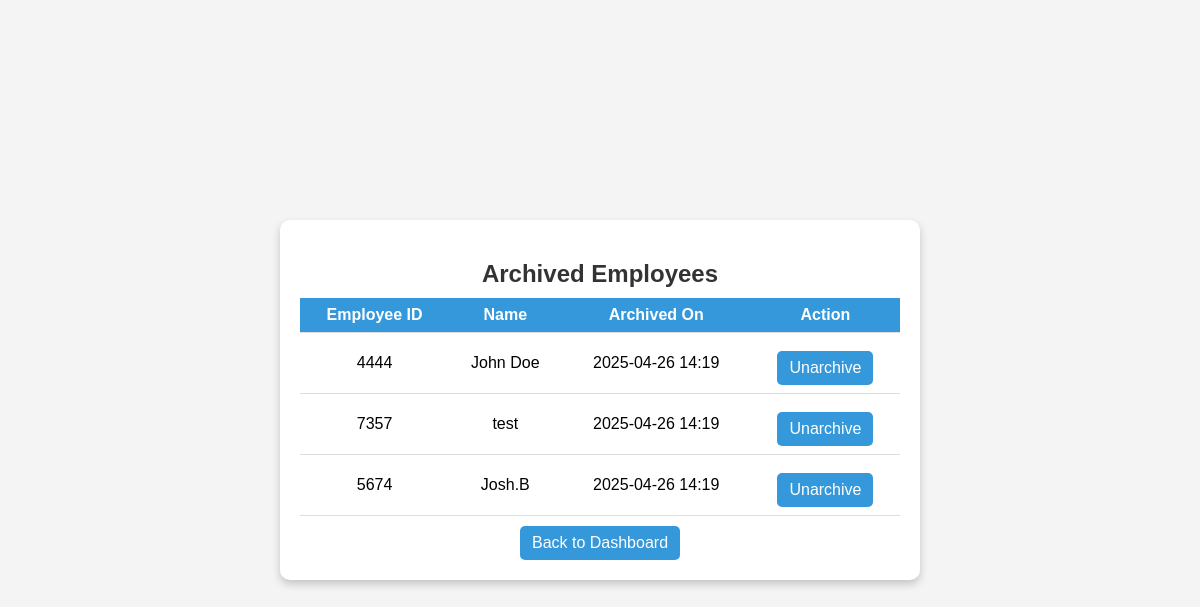
The page /archived/ on the database as committed earlier.
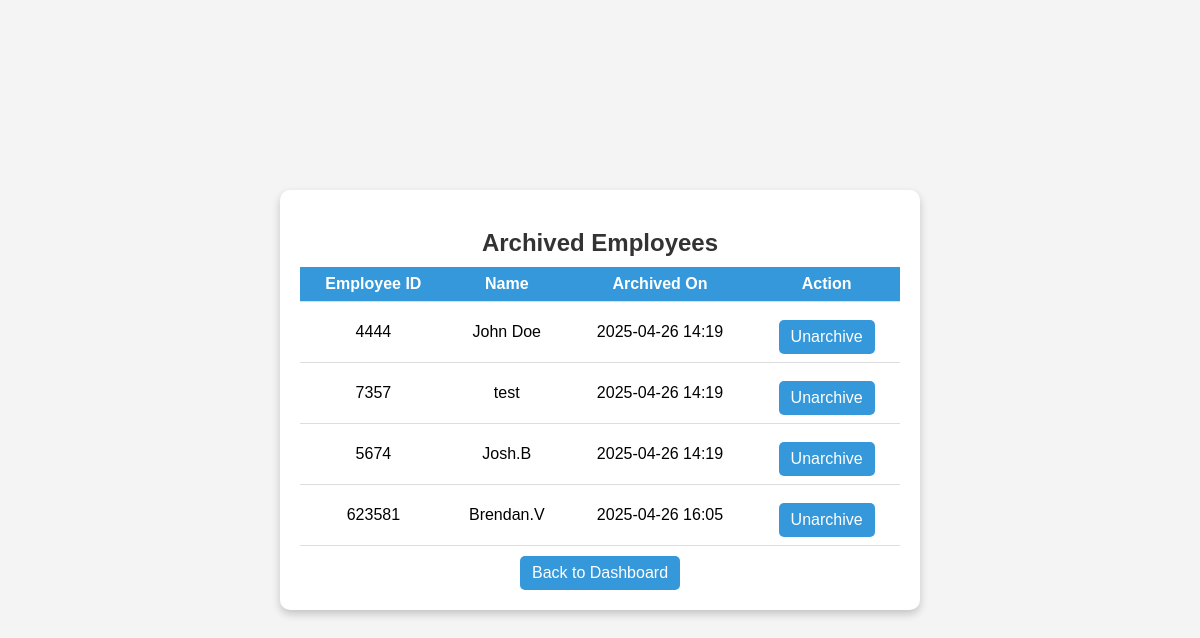
The same page on the database as committed later.
### employees/models.py (models this page shows, shortened)
class Employee(AbstractBaseUser):
    employee_id = models.CharField(max_length=6, unique=True)
    name = models.CharField(max_length=100)
    passcode = models.CharField(max_length=6)
    department = models.ForeignKey(
        Department,
        on_delete=models.CASCADE,
        related_name='employees',
        null=False,
        default=""
    )
    is_manager = models.BooleanField(default=False)
    archived = models.BooleanField(default=False)
    archive_date = models.DateTimeField(null=True, blank=True)
    profile_picture = models.ImageField(upload_to='profile_pictures/', blank=True, null=True,default='profile_pictures/default.jpg')
    objects = EmployeeManager()
    USERNAME_FIELD = 'employee_id'
    REQUIRED_FIELDS = ['name']

### employees/views.py (the view)
# urls.py: path('archived/', views.view_archived_employees, name='archived_employees'),
def view_archived_employees(request):
    archived_employees = Employee.objects.filter(archived=True)
    return render(request, 'archived_employees.html', {'archived_employees': archived_employees})

### employees/templates/employees/archived_employees.html (shortened to what this page needs)
<!DOCTYPE html>
<html lang="en">
<head>
    {% load static %}
</head>
<body>
    <div class="container">
        <h2>Archived Employees</h2>
        <table>
            <tr>
                <th>Employee ID</th>
                <th>Name</th>
                <th>Archived On</th>
                <th>Action</th>
            </tr>
            {% for employee in archived_employees %}
            <tr>
                <td>{{ employee.employee_id }}</td>
                <td>{{ employee.name }}</td>
                <td>{{ employee.archive_date|date:"Y-m-d H:i" }}</td>
                <td>
                    <a href="{% url 'unarchive_employee' employee.employee_id %}" class="back-btn">Unarchive</a>
                </td>
            </tr>
            {% empty %}
            <tr>
                <td colspan="3">No archived employees</td>
            </tr>
            {% endfor %}
        </table>
        <a href="{% url 'manager_dashboard' %}" class="back-btn">Back to Dashboard</a>
    </div>
</body>
</html>

Rows that differ between the two databases and show on the page:
added Employee: employee_id "623581", name "Brendan.V", archive_date "2025-04-26 16:05"
